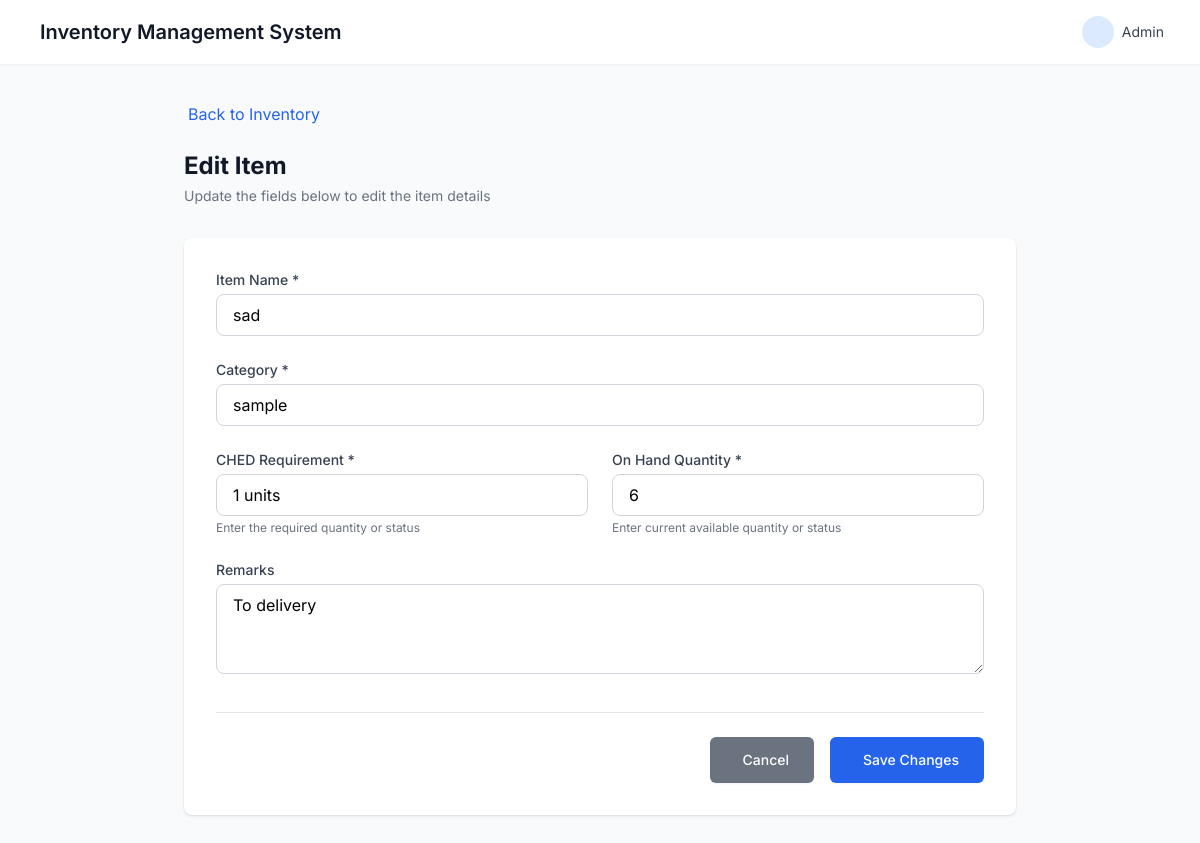
Page /items/edit_item.php?id=77 (signed in) on the committed database.
### tables this page shows
CREATE TABLE `items` (
  `id` int(11) NOT NULL,
  `name` varchar(255) DEFAULT NULL,
  `category` varchar(255) DEFAULT NULL,
  `quantity` varchar(255) DEFAULT NULL,
  `available_quantity` varchar(255) DEFAULT NULL,
  `description` text DEFAULT NULL,
  `department` varchar(255) DEFAULT NULL,
  `created_at` timestamp NOT NULL DEFAULT current_timestamp(),
  `borrowed_quantity` int(11) DEFAULT 0,
  `borrowed` int(11) DEFAULT 0,
  `returned` int(11) DEFAULT 0,
  `remarks` text DEFAULT NULL,
  `unit` varchar(255) NOT NULL DEFAULT 'unit'
);

### items/edit_item.php (the view, shortened to what this page needs)
<?php
require_once "../config/database.php";
$item_id = filter_input(INPUT_GET, 'id', FILTER_VALIDATE_INT);
$stmt = $conn->prepare("SELECT * FROM items WHERE id = ?");
$stmt->execute([$item_id]);
$item = $stmt->fetch(PDO::FETCH_ASSOC);
?>
<!DOCTYPE html>
<html lang="en">
<head>
    <script src="https://cdn.tailwindcss.com"></script>
    <link href="https://cdn.jsdelivr.net/npm/remixicon@3.5.0/fonts/remixicon.css" rel="stylesheet">
</head>
<body class="bg-gray-50 min-h-screen">
<nav class="bg-white shadow-sm">
    <div class="max-w-7xl mx-auto px-4 sm:px-6 lg:px-8">
        <div class="flex justify-between h-16">
            <div class="flex items-center">
                <div class="flex-shrink-0 flex items-center">
                    <span class="text-xl font-semibold text-gray-900">Inventory Management System</span>
                </div>
            </div>
            <div class="hidden sm:ml-6 sm:flex sm:items-center">
                <div class="ml-3 relative">
                    <div>
                        <button id="user-menu" class="flex items-center text-sm rounded-full focus:outline-none focus:ring-2 focus:ring-offset-2 focus:ring-blue-500">
                            <div class="h-8 w-8 rounded-full bg-blue-100 flex items-center justify-center text-blue-600">
                            </div>
                            <span class="ml-2 text-gray-700">Admin</span>
                        </button>
                    </div>
                </div>
            </div>
        </div>
    </div>
</nav>
<div class="max-w-4xl mx-auto px-4 sm:px-6 lg:px-8 py-8">
    <div class="mb-6">
        <a href="../dashboard/admin_requests.php" class="inline-flex items-center text-blue-600 hover:text-blue-800 smooth-transition">
            <i class="ri-arrow-left-line mr-1"></i> Back to Inventory
        </a>
    </div>
    <div class="mb-8">
        <h1 class="text-2xl font-bold text-gray-900">Edit Item</h1>
        <p class="mt-1 text-sm text-gray-500">Update the fields below to edit the item details</p>
    </div>
    <div class="bg-white shadow rounded-lg overflow-hidden">
        <form method="POST" class="p-6 sm:p-8">
            <div class="grid grid-cols-1 gap-6 sm:grid-cols-2">
                <div class="sm:col-span-2">
                    <label for="name" class="block text-sm font-medium text-gray-700 mb-1">Item Name *</label>
                    <input type="text" id="name" name="name" required
                           value="<?= htmlspecialchars($item['name']) ?>"
                           class="w-full px-4 py-2 border border-gray-300 rounded-lg form-input focus:outline-none">
                </div>
                <div class="sm:col-span-2">
                    <label for="category" class="block text-sm font-medium text-gray-700 mb-1">Category *</label>
                    <input type="text" id="category" name="category" required
                           value="<?= htmlspecialchars($item['category']) ?>"
                           class="w-full px-4 py-2 border border-gray-300 rounded-lg form-input focus:outline-none">
                </div>
                <div>
                    <label for="ched_req" class="block text-sm font-medium text-gray-700 mb-1">CHED Requirement *</label>
                    <input type="text" id="ched_req" name="ched_req" required
                           value="<?= htmlspecialchars($item['quantity']) ?>"
                           placeholder="e.g. '10 units', 'Not available'"
                           class="w-full px-4 py-2 border border-gray-300 rounded-lg form-input focus:outline-none">
                    <p class="text-xs text-gray-500 mt-1">Enter the required quantity or status</p>
                </div>
                <div>
                    <label for="on_hand" class="block text-sm font-medium text-gray-700 mb-1">On Hand Quantity *</label>
                    <input type="text" id="on_hand" name="on_hand" required
                           value="<?= htmlspecialchars($item['available_quantity']) ?>"
                           placeholder="e.g. '5 units', 'In storage'"
                           class="w-full px-4 py-2 border border-gray-300 rounded-lg form-input focus:outline-none">
                    <p class="text-xs text-gray-500 mt-1">Enter current available quantity or status</p>
                </div>
                <div class="sm:col-span-2">
                    <label for="remarks" class="block text-sm font-medium text-gray-700 mb-1">Remarks</label>
                    <textarea id="remarks" name="remarks" rows="3"
                              class="w-full px-4 py-2 border border-gray-300 rounded-lg form-input focus:outline-none"><?= htmlspecialchars($item['remarks']) ?></textarea>
                </div>
            </div>
            <div class="mt-8 pt-6 border-t border-gray-200 flex justify-end space-x-4">
                <a href="../dashboard/admin_requests.php"
                   class="inline-flex items-center px-6 py-3 border border-transparent text-sm font-medium rounded-md shadow-sm text-white bg-gray-500 hover:bg-gray-600 smooth-transition">
                    <i class="ri-arrow-go-back-line mr-2"></i> Cancel
                </a>
                <button type="submit"
                        class="inline-flex items-center px-6 py-3 border border-transparent text-sm font-medium rounded-md shadow-sm text-white bg-blue-600 hover:bg-blue-700 focus:outline-none focus:ring-2 focus:ring-offset-2 focus:ring-blue-500 smooth-transition">
                    <i class="ri-save-line mr-2"></i> Save Changes
                </button>
            </div>
        </form>
    </div>
</div>
</body>
</html>

### items/edit_item.php (style rules this page uses)
body { font-family: 'Inter', sans-serif; }
.smooth-transition { transition: all 0.3s ease; }

### rows in the picture
items: name "sad", category "sample", ched_req "1 units", on_hand "6", remarks "To delivery"
